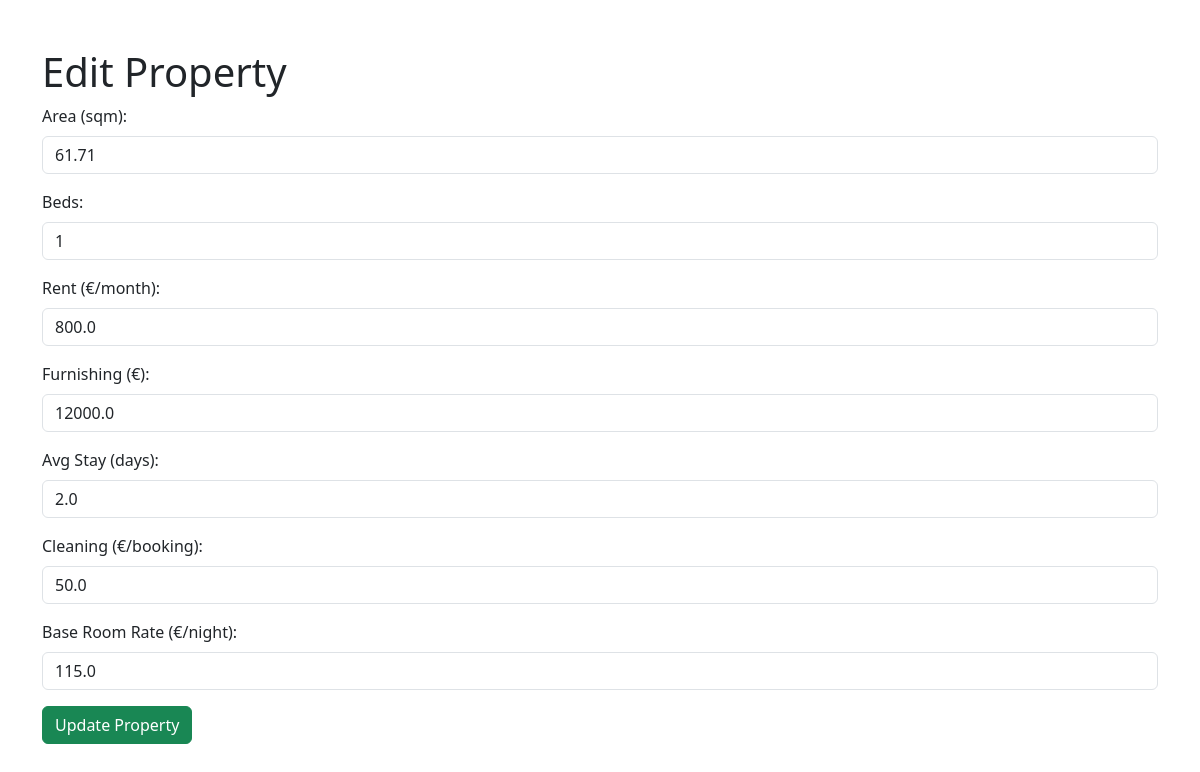
The app's page /edit/4 with its own data.
### tables this page shows
CREATE TABLE rental_properties (
        id INTEGER PRIMARY KEY AUTOINCREMENT,
        area_sqm REAL, 
        beds INTEGER, 
        rent_per_month REAL, 
        furnishing_costs REAL, 
        average_stay_duration REAL,
        cleaning_charged_per_booking REAL, 
        base_room_rate REAL,
        UNIQUE(area_sqm, beds, rent_per_month)  -- Ensure unique entries
    );

### app.py (the view, shortened to what this page needs)
@app.route('/edit/<int:property_id>', methods=['GET', 'POST'])
def edit_property(property_id):
    conn = create_connection()
    cursor = conn.cursor()
    cursor.execute("SELECT * FROM rental_properties WHERE id = ?", (property_id,))
    property_data = cursor.fetchone()
    conn.close()
    return render_template('edit_property.html', property=property_data)

### database.py (called while the page is built)
def create_connection(db_file='immoprojectcalculator.db'):
    conn = None
    try:
        conn = sqlite3.connect(db_file)
        print("Connected to SQLite database")
    except sqlite3.Error as e:
        print(e)
    return conn

### templates/edit_property.html (shortened to what this page needs)
<!DOCTYPE html>
<html lang="en">
<head>
    <link href="https://cdn.jsdelivr.net/npm/bootstrap@5.3.0-alpha1/dist/css/bootstrap.min.css" rel="stylesheet">
</head>
<body class="container mt-5">
<h1>Edit Property</h1>
<form method="POST">
    <div class="mb-3">
        <label for="area_sqm" class="form-label">Area (sqm):</label>
        <input type="text" name="area_sqm" id="area_sqm" class="form-control" value="{{ property[1] }}">
    </div>
    <div class="mb-3">
        <label for="beds" class="form-label">Beds:</label>
        <input type="text" name="beds" id="beds" class="form-control" value="{{ property[2] }}">
    </div>
    <div class="mb-3">
        <label for="rent_per_month" class="form-label">Rent (€/month):</label>
        <input type="text" name="rent_per_month" id="rent_per_month" class="form-control" value="{{ property[3] }}">
    </div>
    <div class="mb-3">
        <label for="furnishing_costs" class="form-label">Furnishing (€):</label>
        <input type="text" name="furnishing_costs" id="furnishing_costs" class="form-control" value="{{ property[4] }}">
    </div>
    <div class="mb-3">
        <label for="average_stay_duration" class="form-label">Avg Stay (days):</label>
        <input type="text" name="average_stay_duration" id="average_stay_duration" class="form-control"
               value="{{ property[5] }}">
    </div>
    <div class="mb-3">
        <label for="cleaning_charged_per_booking" class="form-label">Cleaning (€/booking):</label>
        <input type="text" name="cleaning_charged_per_booking" id="cleaning_charged_per_booking" class="form-control"
               value="{{ property[6] }}">
    </div>
    <div class="mb-3">
        <label for="base_room_rate" class="form-label">Base Room Rate (€/night):</label>
        <input type="text" name="base_room_rate" id="base_room_rate" class="form-control" value="{{ property[7] }}">
    </div>
    <button type="submit" class="btn btn-success">Update Property</button>
</form>
</body>
</html>

### records on screen
rental_properties: area_sqm "61.71", beds "1", rent_per_month "800.0", furnishing_costs "12000.0", average_stay_duration "2.0", cleaning_charged_per_booking "50.0", base_room_rate "115.0"
